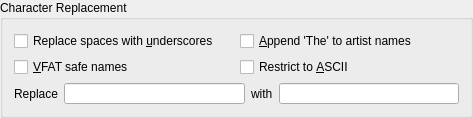
<?xml version="1.0" encoding="UTF-8"?>
<ui version="4.0">
 <class>OrganizeCollectionsOptions</class>
 <widget class="QGroupBox" name="OrganizeCollectionsOptions">
  <property name="geometry">
   <rect>
    <x>0</x>
    <y>0</y>
    <width>473</width>
    <height>116</height>
   </rect>
  </property>
  <property name="sizePolicy">
   <sizepolicy hsizetype="MinimumExpanding" vsizetype="Minimum">
    <horstretch>0</horstretch>
    <verstretch>0</verstretch>
   </sizepolicy>
  </property>
  <property name="title">
   <string>Character Replacement</string>
  </property>
  <layout class="QGridLayout" name="gridLayout_2">
   <property name="sizeConstraint">
    <enum>QLayout::SetDefaultConstraint</enum>
   </property>
   <item row="0" column="0">
    <widget class="QCheckBox" name="spaceCheck">
     <property name="sizePolicy">
      <sizepolicy hsizetype="MinimumExpanding" vsizetype="Fixed">
       <horstretch>0</horstretch>
       <verstretch>0</verstretch>
      </sizepolicy>
     </property>
     <property name="toolTip">
      <string>If checked, convert spaces to underscores.</string>
     </property>
     <property name="whatsThis">
      <string>If checked all spaces will be replaced with underscores in the file names. If not, spaces will be left as they are.</string>
     </property>
     <property name="text">
      <string>Replace spaces with &amp;underscores</string>
     </property>
    </widget>
   </item>
   <item row="0" column="1">
    <widget class="QCheckBox" name="ignoreTheCheck">
     <property name="sizePolicy">
      <sizepolicy hsizetype="MinimumExpanding" vsizetype="Fixed">
       <horstretch>0</horstretch>
       <verstretch>0</verstretch>
      </sizepolicy>
     </property>
     <property name="toolTip">
      <string>If checked, append ', The' to the artists' names starting with 'The'.</string>
     </property>
     <property name="whatsThis">
      <string>If checked all artists starting with &quot;The&quot; will have it moved to the end. Example, &quot;The Beatles&quot; would become &quot;Beatles, The&quot;</string>
     </property>
     <property name="text">
      <string>&amp;Append 'The' to artist names</string>
     </property>
    </widget>
   </item>
   <item row="1" column="0">
    <widget class="QCheckBox" name="vfatCheck">
     <property name="sizePolicy">
      <sizepolicy hsizetype="MinimumExpanding" vsizetype="Fixed">
       <horstretch>0</horstretch>
       <verstretch>0</verstretch>
      </sizepolicy>
     </property>
     <property name="toolTip">
      <string>Replace characters that are incompatible with MS-DOS/VFAT file systems with underscores. 

Most people can leave this option enabled.</string>
     </property>
     <property name="whatsThis">
      <string>If checked, replace characters that are incompatible with MS-DOS/VFAT file systems with underscores. Incompatible characters include |?*&lt;&quot;:&gt;+[] and unicode control characters. 

Most people can leave this option enabled as it ensures copying to media devices will function correctly.</string>
     </property>
     <property name="text">
      <string>&amp;VFAT safe names</string>
     </property>
    </widget>
   </item>
   <item row="1" column="1">
    <widget class="QCheckBox" name="asciiCheck">
     <property name="sizePolicy">
      <sizepolicy hsizetype="MinimumExpanding" vsizetype="Fixed">
       <horstretch>0</horstretch>
       <verstretch>0</verstretch>
      </sizepolicy>
     </property>
     <property name="toolTip">
      <string>&lt;!DOCTYPE HTML PUBLIC &quot;-//W3C//DTD HTML 4.0//EN&quot; &quot;http://www.w3.org/TR/REC-html40/strict.dtd&quot;&gt;
&lt;html&gt;&lt;head&gt;&lt;meta name=&quot;qrichtext&quot; content=&quot;1&quot; /&gt;&lt;style type=&quot;text/css&quot;&gt;
p, li { white-space: pre-wrap; }
&lt;/style&gt;&lt;/head&gt;&lt;body style=&quot; font-family:'Sans Serif'; font-size:9pt; font-weight:400; font-style:normal;&quot;&gt;
&lt;p style=&quot; margin-top:0px; margin-bottom:0px; margin-left:0px; margin-right:0px; -qt-block-indent:0; text-indent:0px;&quot;&gt;If checked, all non-ASCII characters will be replaced with underscores.&lt;span style=&quot; font-weight:600;&quot;&gt; &lt;/span&gt;&lt;/p&gt;
&lt;p style=&quot;-qt-paragraph-type:empty; margin-top:0px; margin-bottom:0px; margin-left:0px; margin-right:0px; -qt-block-indent:0; text-indent:0px; font-weight:600;&quot;&gt;&lt;/p&gt;
&lt;p style=&quot; margin-top:0px; margin-bottom:0px; margin-left:0px; margin-right:0px; -qt-block-indent:0; text-indent:0px;&quot;&gt;&lt;span style=&quot; font-weight:600;&quot;&gt;Do not check this option if you have non-English characters in your tags. &lt;/span&gt;&lt;/p&gt;
&lt;p style=&quot;-qt-paragraph-type:empty; margin-top:0px; margin-bottom:0px; margin-left:0px; margin-right:0px; -qt-block-indent:0; text-indent:0px;&quot;&gt;&lt;/p&gt;
&lt;p style=&quot; margin-top:0px; margin-bottom:0px; margin-left:0px; margin-right:0px; -qt-block-indent:0; text-indent:0px;&quot;&gt;Most people can leave this option unchecked.&lt;/p&gt;&lt;/body&gt;&lt;/html&gt;</string>
     </property>
     <property name="whatsThis">
      <string>&lt;!DOCTYPE HTML PUBLIC &quot;-//W3C//DTD HTML 4.0//EN&quot; &quot;http://www.w3.org/TR/REC-html40/strict.dtd&quot;&gt;
&lt;html&gt;&lt;head&gt;&lt;meta name=&quot;qrichtext&quot; content=&quot;1&quot; /&gt;&lt;style type=&quot;text/css&quot;&gt;
p, li { white-space: pre-wrap; }
&lt;/style&gt;&lt;/head&gt;&lt;body style=&quot; font-family:'Sans Serif'; font-size:9pt; font-weight:400; font-style:normal;&quot;&gt;
&lt;p style=&quot; margin-top:0px; margin-bottom:0px; margin-left:0px; margin-right:0px; -qt-block-indent:0; text-indent:0px;&quot;&gt;If checked, all non-ASCII characters will be replaced with underscores.&lt;span style=&quot; font-weight:600;&quot;&gt; Do not check this option if you have non-English characters in your tags. &lt;/span&gt;&lt;/p&gt;
&lt;p style=&quot;-qt-paragraph-type:empty; margin-top:0px; margin-bottom:0px; margin-left:0px; margin-right:0px; -qt-block-indent:0; text-indent:0px;&quot;&gt;&lt;/p&gt;
&lt;p style=&quot; margin-top:0px; margin-bottom:0px; margin-left:0px; margin-right:0px; -qt-block-indent:0; text-indent:0px;&quot;&gt;Most people can leave this option &lt;span style=&quot; font-style:italic;&quot;&gt;unchecked.&lt;/span&gt;&lt;/p&gt;&lt;/body&gt;&lt;/html&gt;</string>
     </property>
     <property name="text">
      <string>Restrict to &amp;ASCII</string>
     </property>
    </widget>
   </item>
   <item row="4" column="0" colspan="2">
    <layout class="QHBoxLayout" name="replaceLayout">
     <item>
      <widget class="QLabel" name="replaceLabel1">
       <property name="sizePolicy">
        <sizepolicy hsizetype="Preferred" vsizetype="Minimum">
         <horstretch>0</horstretch>
         <verstretch>0</verstretch>
        </sizepolicy>
       </property>
       <property name="minimumSize">
        <size>
         <width>0</width>
         <height>21</height>
        </size>
       </property>
       <property name="text">
        <string>Replace</string>
       </property>
       <property name="wordWrap">
        <bool>false</bool>
       </property>
      </widget>
     </item>
     <item>
      <widget class="KLineEdit" name="regexpEdit">
       <property name="sizePolicy">
        <sizepolicy hsizetype="Expanding" vsizetype="Minimum">
         <horstretch>0</horstretch>
         <verstretch>0</verstretch>
        </sizepolicy>
       </property>
       <property name="minimumSize">
        <size>
         <width>0</width>
         <height>21</height>
        </size>
       </property>
       <property name="toolTip">
        <string>Regular expression</string>
       </property>
      </widget>
     </item>
     <item>
      <widget class="QLabel" name="replaceLabel2">
       <property name="sizePolicy">
        <sizepolicy hsizetype="Preferred" vsizetype="Minimum">
         <horstretch>0</horstretch>
         <verstretch>0</verstretch>
        </sizepolicy>
       </property>
       <property name="minimumSize">
        <size>
         <width>0</width>
         <height>21</height>
        </size>
       </property>
       <property name="text">
        <string>with</string>
       </property>
       <property name="wordWrap">
        <bool>false</bool>
       </property>
      </widget>
     </item>
     <item>
      <widget class="KLineEdit" name="replaceEdit">
       <property name="sizePolicy">
        <sizepolicy hsizetype="Expanding" vsizetype="Minimum">
         <horstretch>0</horstretch>
         <verstretch>0</verstretch>
        </sizepolicy>
       </property>
       <property name="minimumSize">
        <size>
         <width>0</width>
         <height>21</height>
        </size>
       </property>
       <property name="toolTip">
        <string>Character string</string>
       </property>
      </widget>
     </item>
    </layout>
   </item>
  </layout>
 </widget>
 <customwidgets>
  <customwidget>
   <class>KLineEdit</class>
   <extends>QLineEdit</extends>
   <header>klineedit.h</header>
  </customwidget>
 </customwidgets>
 <resources/>
 <connections/>
</ui>
